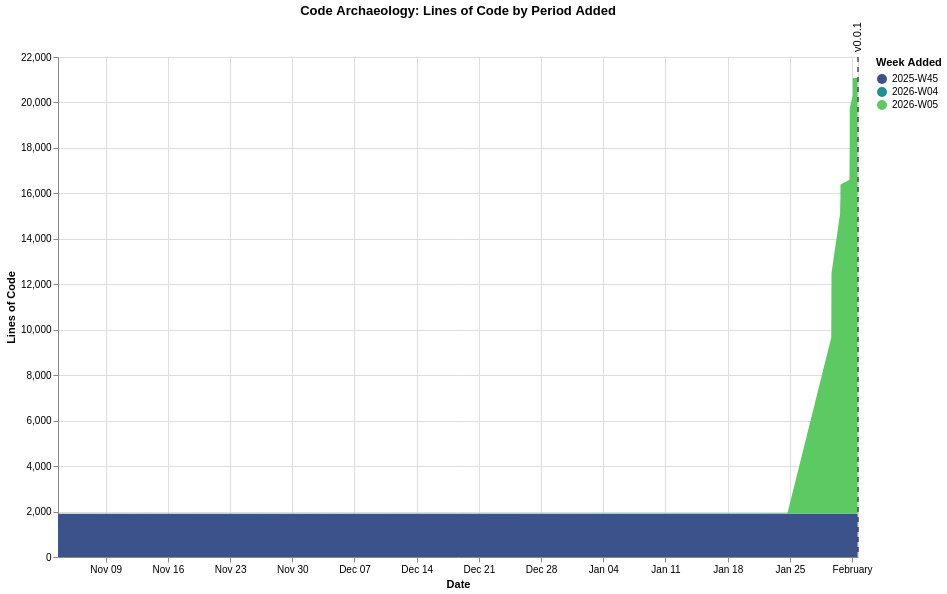

This figure's Vega-Lite source:
### Vega-Lite specification from a JSON file in a GitHub repository (floating-point values rounded to 4 significant figures)
{"$schema": "https://vega.github.io/schema/vega-lite/v6.1.0.json", "config": {"view": {"continuousHeight": 300, "continuousWidth": 300}}, "datasets": {"data-1d959efb2365e54dba86114eed304dc6": [{"datetime": "2026-02-01T15:58:15", "version": "v0.0.1"}], "data-b8f46c5330c9518fc96d1ccd7384e326": [{"commit_date": "2025-11-03T15:10:11", "line_count": 1, "period": "2025-W45"}, {"commit_date": "2025-11-03T15:22:39", "line_count": 1, "period": "2025-W45"}, {"commit_date": "2025-11-03T15:23:25", "line_count": 1886, "period": "2025-W45"}, {"commit_date": "2025-11-03T15:29:04", "line_count": 1886, "period": "2025-W45"}, {"commit_date": "2025-11-03T15:41:37", "line_count": 1900, "period": "2025-W45"}, {"commit_date": "2026-01-24T17:11:11", "line_count": 1889, "period": "2025-W45"}, {"commit_date": "2026-01-24T17:11:11", "line_count": 29, "period": "2026-W04"}, {"commit_date": "2026-01-29T15:42:43", "line_count": 1889, "period": "2025-W45"}, {"commit_date": "2026-01-29T15:42:43", "line_count": 29, "period": "2026-W04"}, {"commit_date": "2026-01-29T15:42:43", "line_count": 7745, "period": "2026-W05"}, {"commit_date": "2026-01-29T16:16:49", "line_count": 1889, "period": "2025-W45"}, {"commit_date": "2026-01-29T16:16:49", "line_count": 29, "period": "2026-W04"}, {"commit_date": "2026-01-29T16:16:49", "line_count": 10275, "period": "2026-W05"}, {"commit_date": "2026-01-29T16:17:34", "line_count": 1889, "period": "2025-W45"}, {"commit_date": "2026-01-29T16:17:34", "line_count": 29, "period": "2026-W04"}, {"commit_date": "2026-01-29T16:17:34", "line_count": 10559, "period": "2026-W05"}, {"commit_date": "2026-01-29T23:11:51", "line_count": 1889, "period": "2025-W45"}, {"commit_date": "2026-01-29T23:11:51", "line_count": 29, "period": "2026-W04"}, {"commit_date": "2026-01-29T23:11:51", "line_count": 11353, "period": "2026-W05"}, {"commit_date": "2026-01-30T15:06:07", "line_count": 1889, "period": "2025-W45"}, {"commit_date": "2026-01-30T15:06:07", "line_count": 29, "period": "2026-W04"}, {"commit_date": "2026-01-30T15:06:07", "line_count": 13138, "period": "2026-W05"}, {"commit_date": "2026-01-30T15:07:36", "line_count": 1889, "period": "2025-W45"}, {"commit_date": "2026-01-30T15:07:36", "line_count": 29, "period": "2026-W04"}, {"commit_date": "2026-01-30T15:07:36", "line_count": 13141, "period": "2026-W05"}, {"commit_date": "2026-01-30T15:41:43", "line_count": 1889, "period": "2025-W45"}, {"commit_date": "2026-01-30T15:41:43", "line_count": 29, "period": "2026-W04"}, {"commit_date": "2026-01-30T15:41:43", "line_count": 13188, "period": "2026-W05"}, {"commit_date": "2026-01-30T15:42:19", "line_count": 1889, "period": "2025-W45"}, {"commit_date": "2026-01-30T15:42:19", "line_count": 29, "period": "2026-W04"}, {"commit_date": "2026-01-30T15:42:19", "line_count": 13374, "period": "2026-W05"}, {"commit_date": "2026-01-30T15:47:25", "line_count": 1889, "period": "2025-W45"}, {"commit_date": "2026-01-30T15:47:25", "line_count": 29, "period": "2026-W04"}, {"commit_date": "2026-01-30T15:47:25", "line_count": 13374, "period": "2026-W05"}, {"commit_date": "2026-01-30T15:49:54", "line_count": 1889, "period": "2025-W45"}, {"commit_date": "2026-01-30T15:49:54", "line_count": 29, "period": "2026-W04"}, {"commit_date": "2026-01-30T15:49:54", "line_count": 13464, "period": "2026-W05"}, {"commit_date": "2026-01-30T15:52:03", "line_count": 1889, "period": "2025-W45"}, {"commit_date": "2026-01-30T15:52:03", "line_count": 29, "period": "2026-W04"}, {"commit_date": "2026-01-30T15:52:03", "line_count": 13519, "period": "2026-W05"}, {"commit_date": "2026-01-30T16:00:16", "line_count": 1889, "period": "2025-W45"}, {"commit_date": "2026-01-30T16:00:16", "line_count": 29, "period": "2026-W04"}, {"commit_date": "2026-01-30T16:00:16", "line_count": 13584, "period": "2026-W05"}, {"commit_date": "2026-01-30T16:23:26", "line_count": 1889, "period": "2025-W45"}, {"commit_date": "2026-01-30T16:23:26", "line_count": 29, "period": "2026-W04"}, {"commit_date": "2026-01-30T16:23:26", "line_count": 13804, "period": "2026-W05"}, {"commit_date": "2026-01-30T16:32:06", "line_count": 1889, "period": "2025-W45"}, {"commit_date": "2026-01-30T16:32:06", "line_count": 29, "period": "2026-W04"}, {"commit_date": "2026-01-30T16:32:06", "line_count": 13849, "period": "2026-W05"}, {"commit_date": "2026-01-30T16:32:27", "line_count": 1889, "period": "2025-W45"}, {"commit_date": "2026-01-30T16:32:27", "line_count": 29, "period": "2026-W04"}, {"commit_date": "2026-01-30T16:32:27", "line_count": 14132, "period": "2026-W05"}, {"commit_date": "2026-01-30T16:35:56", "line_count": 1889, "period": "2025-W45"}, {"commit_date": "2026-01-30T16:35:56", "line_count": 29, "period": "2026-W04"}, {"commit_date": "2026-01-30T16:35:56", "line_count": 14197, "period": "2026-W05"}, {"commit_date": "2026-01-30T16:36:10", "line_count": 1889, "period": "2025-W45"}, {"commit_date": "2026-01-30T16:36:10", "line_count": 29, "period": "2026-W04"}, {"commit_date": "2026-01-30T16:36:10", "line_count": 14377, "period": "2026-W05"}, {"commit_date": "2026-01-30T16:39:18", "line_count": 1889, "period": "2025-W45"}, {"commit_date": "2026-01-30T16:39:18", "line_count": 29, "period": "2026-W04"}, {"commit_date": "2026-01-30T16:39:18", "line_count": 14477, "period": "2026-W05"}, {"commit_date": "2026-01-31T16:53:16", "line_count": 1889, "period": "2025-W45"}, {"commit_date": "2026-01-31T16:53:16", "line_count": 29, "period": "2026-W04"}, {"commit_date": "2026-01-31T16:53:16", "line_count": 14681, "period": "2026-W05"}, {"commit_date": "2026-01-31T17:00:41", "line_count": 1889, "period": "2025-W45"}, {"commit_date": "2026-01-31T17:00:41", "line_count": 29, "period": "2026-W04"}, {"commit_date": "2026-01-31T17:00:41", "line_count": 14914, "period": "2026-W05"}, {"commit_date": "2026-01-31T17:10:01", "line_count": 1889, "period": "2025-W45"}, {"commit_date": "2026-01-31T17:10:01", "line_count": 29, "period": "2026-W04"}, {"commit_date": "2026-01-31T17:10:01", "line_count": 15182, "period": "2026-W05"}, {"commit_date": "2026-01-31T17:18:21", "line_count": 1889, "period": "2025-W45"}, {"commit_date": "2026-01-31T17:18:21", "line_count": 29, "period": "2026-W04"}, {"commit_date": "2026-01-31T17:18:21", "line_count": 15690, "period": "2026-W05"}, {"commit_date": "2026-01-31T17:24:15", "line_count": 1889, "period": "2025-W45"}, {"commit_date": "2026-01-31T17:24:15", "line_count": 29, "period": "2026-W04"}, {"commit_date": "2026-01-31T17:24:15", "line_count": 15876, "period": "2026-W05"}, {"commit_date": "2026-01-31T17:32:47", "line_count": 1889, "period": "2025-W45"}, {"commit_date": "2026-01-31T17:32:47", "line_count": 29, "period": "2026-W04"}, {"commit_date": "2026-01-31T17:32:47", "line_count": 16398, "period": "2026-W05"}, {"commit_date": "2026-01-31T17:37:37", "line_count": 1889, "period": "2025-W45"}, {"commit_date": "2026-01-31T17:37:37", "line_count": 29, "period": "2026-W04"}, {"commit_date": "2026-01-31T17:37:37", "line_count": 16915, "period": "2026-W05"}, {"commit_date": "2026-01-31T17:42:58", "line_count": 1889, "period": "2025-W45"}, {"commit_date": "2026-01-31T17:42:58", "line_count": 29, "period": "2026-W04"}, {"commit_date": "2026-01-31T17:42:58", "line_count": 17372, "period": "2026-W05"}, {"commit_date": "2026-01-31T17:49:23", "line_count": 1889, "period": "2025-W45"}, {"commit_date": "2026-01-31T17:49:23", "line_count": 29, "period": "2026-W04"}, {"commit_date": "2026-01-31T17:49:23", "line_count": 17845, "period": "2026-W05"}, {"commit_date": "2026-02-01T01:43:32", "line_count": 1889, "period": "2025-W45"}, {"commit_date": "2026-02-01T01:43:32", "line_count": 29, "period": "2026-W04"}, {"commit_date": "2026-02-01T01:43:32", "line_count": 18404, "period": "2026-W05"}, {"commit_date": "2026-02-01T01:52:40", "line_count": 1889, "period": "2025-W45"}, {"commit_date": "2026-02-01T01:52:40", "line_count": 29, "period": "2026-W04"}, {"commit_date": "2026-02-01T01:52:40", "line_count": 18932, "period": "2026-W05"}, {"commit_date": "2026-02-01T02:02:19", "line_count": 1889, "period": "2025-W45"}, {"commit_date": "2026-02-01T02:02:19", "line_count": 29, "period": "2026-W04"}, {"commit_date": "2026-02-01T02:02:19", "line_count": 19163, "period": "2026-W05"}, {"commit_date": "2026-02-01T14:58:15", "line_count": 1889, "period": "2025-W45"}, {"commit_date": "2026-02-01T14:58:15", "line_count": 29, "period": "2026-W04"}, {"commit_date": "2026-02-01T14:58:15", "line_count": 19163, "period": "2026-W05"}]}, "height": 500, "layer": [{"data": {"name": "data-b8f46c5330c9518fc96d1ccd7384e326"}, "encoding": {"color": {"field": "period", "scale": {"scheme": "viridis"}, "title": "Week Added", "type": "ordinal"}, "order": {"field": "period", "sort": "ascending", "type": "ordinal"}, "tooltip": [{"field": "commit_date", "type": "temporal"}, {"field": "period", "type": "ordinal"}, {"field": "line_count", "type": "quantitative"}], "x": {"field": "commit_date", "title": "Date", "type": "temporal"}, "y": {"field": "line_count", "title": "Lines of Code", "type": "quantitative"}}, "mark": {"type": "area"}}, {"data": {"name": "data-1d959efb2365e54dba86114eed304dc6"}, "encoding": {"tooltip": [{"field": "version", "type": "nominal"}, {"field": "datetime", "type": "temporal"}], "x": {"field": "datetime", "title": "Date", "type": "temporal"}}, "mark": {"strokeDash": [5, 5], "type": "rule"}}, {"data": {"name": "data-1d959efb2365e54dba86114eed304dc6"}, "encoding": {"text": {"field": "version", "type": "nominal"}, "x": {"field": "datetime", "type": "temporal"}, "y": {"value": 10}}, "mark": {"align": "left", "angle": 270, "dx": 15, "dy": 0, "type": "text"}}], "title": "Code Archaeology: Lines of Code by Period Added", "width": 800}
